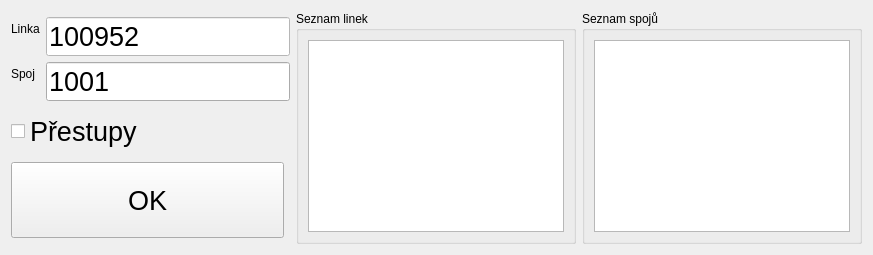
            <widget class="QWidget" name="page_linkaspoj">
             <layout class="QGridLayout" name="gridLayout_2">
              <item row="3" column="0">
               <widget class="QCheckBox" name="checkBox">
                <property name="font">
                 <font>
                  <pointsize>20</pointsize>
                 </font>
                </property>
                <property name="text">
                 <string>Přestupy</string>
                </property>
               </widget>
              </item>
              <item row="0" column="2" rowspan="7">
               <layout class="QHBoxLayout" name="horizontalLayout_7">
                <item>
                 <layout class="QVBoxLayout" name="verticalLayout_8">
                  <item>
                   <widget class="QGroupBox" name="groupBox">
                    <property name="title">
                     <string>Seznam linek</string>
                    </property>
                    <layout class="QVBoxLayout" name="verticalLayout_2">
                     <item>
                      <widget class="QListView" name="listView_linky">
                       <property name="font">
                        <font>
                         <pointsize>20</pointsize>
                        </font>
                       </property>
                       <property name="editTriggers">
                        <set>QAbstractItemView::EditKeyPressed</set>
                       </property>
                      </widget>
                     </item>
                    </layout>
                   </widget>
                  </item>
                 </layout>
                </item>
                <item>
                 <widget class="QGroupBox" name="groupBox_2">
                  <property name="title">
                   <string>Seznam spojů</string>
                  </property>
                  <layout class="QVBoxLayout" name="verticalLayout_4">
                   <item>
                    <widget class="QListView" name="listView_spoje">
                     <property name="font">
                      <font>
                       <pointsize>20</pointsize>
                      </font>
                     </property>
                    </widget>
                   </item>
                  </layout>
                 </widget>
                </item>
                <item>
                 <layout class="QVBoxLayout" name="verticalLayout_9"/>
                </item>
               </layout>
              </item>
              <item row="5" column="0">
               <widget class="QPushButton" name="pushButton_prikaz">
                <property name="sizePolicy">
                 <sizepolicy hsizetype="Expanding" vsizetype="Expanding">
                  <horstretch>0</horstretch>
                  <verstretch>0</verstretch>
                 </sizepolicy>
                </property>
                <property name="font">
                 <font>
                  <pointsize>20</pointsize>
                 </font>
                </property>
                <property name="text">
                 <string>OK</string>
                </property>
               </widget>
              </item>
              <item row="1" column="0" colspan="2">
               <layout class="QVBoxLayout" name="verticalLayout_7">
                <item>
                 <layout class="QFormLayout" name="formLayout">
                  <item row="0" column="1">
                   <widget class="QLineEdit" name="polelinky">
                    <property name="palette">
                     <palette>
                      <active>
                       <colorrole role="WindowText">
                        <brush brushstyle="SolidPattern">
                         <color alpha="255">
                          <red>0</red>
                          <green>0</green>
                          <blue>0</blue>
                         </color>
                        </brush>
                       </colorrole>
                       <colorrole role="Button">
                        <brush brushstyle="SolidPattern">
                         <color alpha="255">
                          <red>255</red>
                          <green>255</green>
                          <blue>255</blue>
                         </color>
                        </brush>
                       </colorrole>
                       <colorrole role="Light">
                        <brush brushstyle="SolidPattern">
                         <color alpha="255">
                          <red>255</red>
                          <green>255</green>
                          <blue>255</blue>
                         </color>
                        </brush>
                       </colorrole>
                       <colorrole role="Midlight">
                        <brush brushstyle="SolidPattern">
                         <color alpha="255">
                          <red>255</red>
                          <green>255</green>
                          <blue>255</blue>
                         </color>
                        </brush>
                       </colorrole>
                       <colorrole role="Dark">
                        <brush brushstyle="SolidPattern">
                         <color alpha="255">
                          <red>127</red>
                          <green>127</green>
                          <blue>127</blue>
                         </color>
                        </brush>
                       </colorrole>
                       <colorrole role="Mid">
                        <brush brushstyle="SolidPattern">
                         <color alpha="255">
                          <red>170</red>
                          <green>170</green>
                          <blue>170</blue>
                         </color>
                        </brush>
                       </colorrole>
                       <colorrole role="Text">
                        <brush brushstyle="SolidPattern">
                         <color alpha="255">
                          <red>0</red>
                          <green>0</green>
                          <blue>0</blue>
                         </color>
                        </brush>
                       </colorrole>
                       <colorrole role="BrightText">
                        <brush brushstyle="SolidPattern">
                         <color alpha="255">
                          <red>255</red>
                          <green>255</green>
                          <blue>255</blue>
                         </color>
                        </brush>
                       </colorrole>
                       <colorrole role="ButtonText">
                        <brush brushstyle="SolidPattern">
                         <color alpha="255">
                          <red>0</red>
                          <green>0</green>
                          <blue>0</blue>
                         </color>
                        </brush>
                       </colorrole>
                       <colorrole role="Base">
                        <brush brushstyle="SolidPattern">
                         <color alpha="255">
                          <red>255</red>
                          <green>255</green>
                          <blue>255</blue>
                         </color>
                        </brush>
                       </colorrole>
                       <colorrole role="Window">
                        <brush brushstyle="SolidPattern">
                         <color alpha="255">
                          <red>255</red>
                          <green>255</green>
                          <blue>255</blue>
                         </color>
                        </brush>
                       </colorrole>
                       <colorrole role="Shadow">
                        <brush brushstyle="SolidPattern">
                         <color alpha="255">
                          <red>0</red>
                          <green>0</green>
                          <blue>0</blue>
                         </color>
                        </brush>
                       </colorrole>
                       <colorrole role="AlternateBase">
                        <brush brushstyle="SolidPattern">
                         <color alpha="255">
                          <red>255</red>
                          <green>255</green>
                          <blue>255</blue>
                         </color>
                        </brush>
                       </colorrole>
                       <colorrole role="ToolTipBase">
                        <brush brushstyle="SolidPattern">
                         <color alpha="255">
                          <red>255</red>
                          <green>255</green>
                          <blue>220</blue>
                         </color>
                        </brush>
                       </colorrole>
                       <colorrole role="ToolTipText">
                        <brush brushstyle="SolidPattern">
                         <color alpha="255">
                          <red>0</red>
                          <green>0</green>
                          <blue>0</blue>
                         </color>
                        </brush>
                       </colorrole>
                       <colorrole role="PlaceholderText">
                        <brush brushstyle="NoBrush">
                         <color alpha="128">
                          <red>0</red>
                          <green>0</green>
                          <blue>0</blue>
                         </color>
                        </brush>
                       </colorrole>
                      </active>
                      <inactive>
                       <colorrole role="WindowText">
                        <brush brushstyle="SolidPattern">
                         <color alpha="255">
                          <red>0</red>
                          <green>0</green>
                          <blue>0</blue>
                         </color>
                        </brush>
                       </colorrole>
                       <colorrole role="Button">
                        <brush brushstyle="SolidPattern">
                         <color alpha="255">
                          <red>255</red>
                          <green>255</green>
                          <blue>255</blue>
                         </color>
                        </brush>
                       </colorrole>
                       <colorrole role="Light">
                        <brush brushstyle="SolidPattern">
                         <color alpha="255">
                          <red>255</red>
                          <green>255</green>
                          <blue>255</blue>
                         </color>
                        </brush>
                       </colorrole>
                       <colorrole role="Midlight">
                        <brush brushstyle="SolidPattern">
                         <color alpha="255">
                          <red>255</red>
                          <green>255</green>
                          <blue>255</blue>
                         </color>
                        </brush>
                       </colorrole>
                       <colorrole role="Dark">
                        <brush brushstyle="SolidPattern">
                         <color alpha="255">
                          <red>127</red>
                          <green>127</green>
                          <blue>127</blue>
                         </color>
                        </brush>
                       </colorrole>
                       <colorrole role="Mid">
                        <brush brushstyle="SolidPattern">
                         <color alpha="255">
                          <red>170</red>
                          <green>170</green>
                          <blue>170</blue>
                         </color>
                        </brush>
                       </colorrole>
                       <colorrole role="Text">
                        <brush brushstyle="SolidPattern">
                         <color alpha="255">
                          <red>0</red>
                          <green>0</green>
                          <blue>0</blue>
                         </color>
                        </brush>
                       </colorrole>
                       <colorrole role="BrightText">
                        <brush brushstyle="SolidPattern">
                         <color alpha="255">
                          <red>255</red>
                          <green>255</green>
                          <blue>255</blue>
                         </color>
                        </brush>
                       </colorrole>
                       <colorrole role="ButtonText">
                        <brush brushstyle="SolidPattern">
                         <color alpha="255">
                          <red>0</red>
                          <green>0</green>
                          <blue>0</blue>
                         </color>
                        </brush>
                       </colorrole>
                       <colorrole role="Base">
                        <brush brushstyle="SolidPattern">
                         <color alpha="255">
                          <red>255</red>
                          <green>255</green>
                          <blue>255</blue>
                         </color>
                        </brush>
                       </colorrole>
                       <colorrole role="Window">
                        <brush brushstyle="SolidPattern">
                         <color alpha="255">
                          <red>255</red>
                          <green>255</green>
                          <blue>255</blue>
                         </color>
                        </brush>
                       </colorrole>
                       <colorrole role="Shadow">
                        <brush brushstyle="SolidPattern">
                         <color alpha="255">
                          <red>0</red>
                          <green>0</green>
                          <blue>0</blue>
                         </color>
                        </brush>
                       </colorrole>
                       <colorrole role="AlternateBase">
                        <brush brushstyle="SolidPattern">
                         <color alpha="255">
                          <red>255</red>
                          <green>255</green>
                          <blue>255</blue>
                         </color>
                        </brush>
                       </colorrole>
                       <colorrole role="ToolTipBase">
                        <brush brushstyle="SolidPattern">
                         <color alpha="255">
                          <red>255</red>
                          <green>255</green>
                          <blue>220</blue>
                         </color>
                        </brush>
                       </colorrole>
                       <colorrole role="ToolTipText">
                        <brush brushstyle="SolidPattern">
                         <color alpha="255">
                          <red>0</red>
                          <green>0</green>
                          <blue>0</blue>
                         </color>
                        </brush>
                       </colorrole>
                       <colorrole role="PlaceholderText">
                        <brush brushstyle="NoBrush">
                         <color alpha="128">
                          <red>0</red>
                          <green>0</green>
                          <blue>0</blue>
                         </color>
                        </brush>
                       </colorrole>
                      </inactive>
                      <disabled>
                       <colorrole role="WindowText">
                        <brush brushstyle="SolidPattern">
                         <color alpha="255">
                          <red>127</red>
                          <green>127</green>
                          <blue>127</blue>
                         </color>
                        </brush>
                       </colorrole>
                       <colorrole role="Button">
                        <brush brushstyle="SolidPattern">
                         <color alpha="255">
                          <red>255</red>
                          <green>255</green>
                          <blue>255</blue>
                         </color>
                        </brush>
                       </colorrole>
                       <colorrole role="Light">
                        <brush brushstyle="SolidPattern">
                         <color alpha="255">
                          <red>255</red>
                          <green>255</green>
                          <blue>255</blue>
                         </color>
                        </brush>
                       </colorrole>
                       <colorrole role="Midlight">
                        <brush brushstyle="SolidPattern">
                         <color alpha="255">
                          <red>255</red>
                          <green>255</green>
                          <blue>255</blue>
                         </color>
                        </brush>
                       </colorrole>
                       <colorrole role="Dark">
                        <brush brushstyle="SolidPattern">
                         <color alpha="255">
                          <red>127</red>
                          <green>127</green>
                          <blue>127</blue>
                         </color>
                        </brush>
                       </colorrole>
                       <colorrole role="Mid">
                        <brush brushstyle="SolidPattern">
                         <color alpha="255">
                          <red>170</red>
                          <green>170</green>
                          <blue>170</blue>
                         </color>
                        </brush>
                       </colorrole>
                       <colorrole role="Text">
                        <brush brushstyle="SolidPattern">
                         <color alpha="255">
                          <red>127</red>
                          <green>127</green>
                          <blue>127</blue>
                         </color>
                        </brush>
                       </colorrole>
                       <colorrole role="BrightText">
                        <brush brushstyle="SolidPattern">
                         <color alpha="255">
                          <red>255</red>
                          <green>255</green>
                          <blue>255</blue>
                         </color>
                        </brush>
                       </colorrole>
                       <colorrole role="ButtonText">
                        <brush brushstyle="SolidPattern">
                         <color alpha="255">
                          <red>127</red>
                          <green>127</green>
                          <blue>127</blue>
                         </color>
                        </brush>
                       </colorrole>
                       <colorrole role="Base">
                        <brush brushstyle="SolidPattern">
                         <color alpha="255">
                          <red>255</red>
                          <green>255</green>
                          <blue>255</blue>
                         </color>
                        </brush>
                       </colorrole>
                       <colorrole role="Window">
                        <brush brushstyle="SolidPattern">
                         <color alpha="255">
                          <red>255</red>
                          <green>255</green>
                          <blue>255</blue>
                         </color>
                        </brush>
                       </colorrole>
                       <colorrole role="Shadow">
                        <brush brushstyle="SolidPattern">
                         <color alpha="255">
                          <red>0</red>
                          <green>0</green>
                          <blue>0</blue>
                         </color>
                        </brush>
                       </colorrole>
                       <colorrole role="AlternateBase">
                        <brush brushstyle="SolidPattern">
                         <color alpha="255">
                          <red>255</red>
                          <green>255</green>
                          <blue>255</blue>
                         </color>
                        </brush>
                       </colorrole>
                       <colorrole role="ToolTipBase">
                        <brush brushstyle="SolidPattern">
                         <color alpha="255">
                          <red>255</red>
                          <green>255</green>
                          <blue>220</blue>
                         </color>
                        </brush>
                       </colorrole>
                       <colorrole role="ToolTipText">
                        <brush brushstyle="SolidPattern">
                         <color alpha="255">
                          <red>0</red>
                          <green>0</green>
                          <blue>0</blue>
                         </color>
                        </brush>
                       </colorrole>
                       <colorrole role="PlaceholderText">
                        <brush brushstyle="NoBrush">
                         <color alpha="128">
                          <red>0</red>
                          <green>0</green>
                          <blue>0</blue>
                         </color>
                        </brush>
                       </colorrole>
                      </disabled>
                     </palette>
                    </property>
                    <property name="font">
                     <font>
                      <pointsize>20</pointsize>
                     </font>
                    </property>
                    <property name="autoFillBackground">
                     <bool>false</bool>
                    </property>
                    <property name="text">
                     <string>100952</string>
                    </property>
                   </widget>
                  </item>
                  <item row="1" column="1">
                   <widget class="QLineEdit" name="polespoje">
                    <property name="font">
                     <font>
                      <pointsize>20</pointsize>
                     </font>
                    </property>
                    <property name="text">
                     <string>1001</string>
                    </property>
                   </widget>
                  </item>
                  <item row="1" column="0">
                   <widget class="QLabel" name="label_2">
                    <property name="text">
                     <string>Spoj</string>
                    </property>
                   </widget>
                  </item>
                  <item row="0" column="0">
                   <widget class="QLabel" name="label_3">
                    <property name="text">
                     <string>Linka</string>
                    </property>
                   </widget>
                  </item>
                 </layout>
                </item>
               </layout>
              </item>
             </layout>
            </widget>
